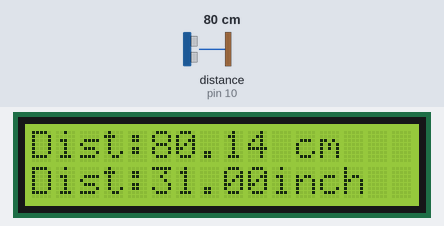
The sketch below on a simulated Arduino Uno, built with avr-gcc and run on an emulated ATmega328P. On the bench: 16×2 character LCD. Wiring (inferred from the names in the program): ultrasonic range finder: trigger pin 11; echo pin 10. Inputs (shaded band) come from the test bench; at power-on: distance to the obstacle (sensor on pin 10) 80 cm. The echo pulse lasts 58.3 µs per cm; what the sketch prints to the serial monitor is not drawn.

Above: at 0.65 s.
1.3 s: distance to the obstacle (sensor on pin 10) set to 2 cm
At 2.6 s:
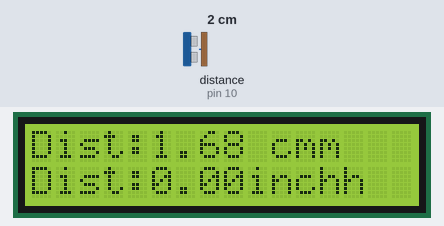
2.9 s: distance to the obstacle (sensor on pin 10) set to 18 cm
At 3.26 s:
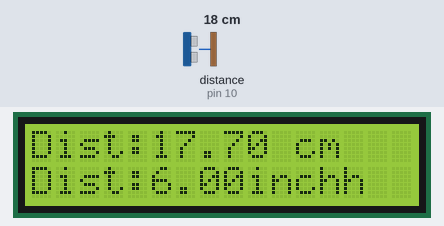
5.2 s: distance to the obstacle (sensor on pin 10) set to 120 cm
At 6.4 s:
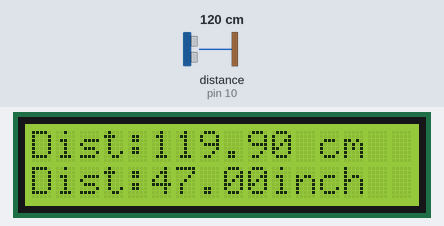
7.0 s: distance to the obstacle (sensor on pin 10) set to 4 cm
At 7.39 s:
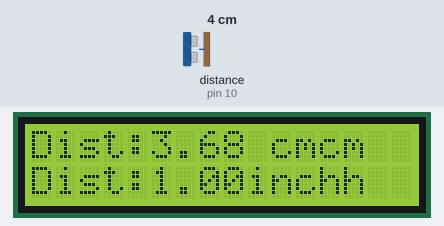
9.3 s: distance to the obstacle (sensor on pin 10) set to 35 cm
At 9.64 s:
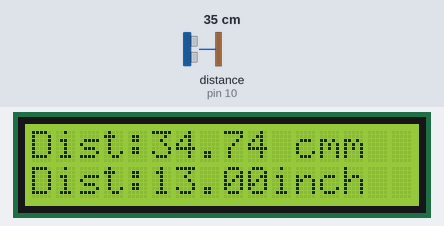
12.0 s: distance to the obstacle (sensor on pin 10) set to 9 cm
At 12.37 s:
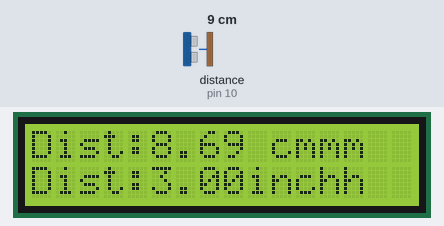
Timing chart, 0 to 15.0 s (numbered marks = the images above; inputs shaded):
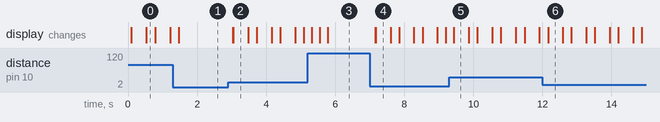

The sketch:

ultrasonic_sensor.ino
```cpp
#include <LiquidCrystal.h>

LiquidCrystal lcd(13, 12, 7, 6, 5, 4);

int trigPin = 11;
int echoPin = 10;
int duration;
float cm, inches;

void setup() {

  Serial.begin (9600);
  pinMode(trigPin, OUTPUT);
  pinMode(echoPin, INPUT);
  lcd.begin(16,2); // Initializes the interface to the LCD screen, and specifies the dimensions (width and height) of the display
}
void loop() {
  digitalWrite(trigPin, LOW);
  delayMicroseconds(5);
  digitalWrite(trigPin, HIGH);
  delayMicroseconds(10);
  digitalWrite(trigPin, LOW);
  pinMode(echoPin, INPUT);
  duration = pulseIn(echoPin, HIGH);

  cm = (duration/2) / 29.1;
  inches = (duration/2) / 74;

  Serial.print(inches,1);
  Serial.print("in, ");
  Serial.print(cm,1);
  Serial.print("cm");
  Serial.println();

  lcd.setCursor(0,0); // Sets the location at which subsequent text written to the LCD will be displayed
  lcd.print("Dist:"); // Prints string "Distance" on the LCD
  lcd.print(cm); // Prints the distance value from the sensor
  lcd.print(" cm");
  delay(10);
  lcd.setCursor(0,1);
  lcd.print("Dist:");
  lcd.print(inches);
  lcd.print("inch");
  delay(10);

  delay(200);
}
  
```

Measured:
- after the input at 1.3 s, the display: changes after 0.17 s (image 1)
- after the input at 2.9 s, the display: first changes after 0.13 s (image 2 shows a later state)
- after the input at 5.2 s, the display: changes after 0.12 s (image 3)
- after the input at 7.0 s, the display: first changes after 0.15 s (image 4 shows a later state)
- after the input at 9.3 s, the display: changes after 0.13 s (image 5)
- after the input at 12.0 s, the display: changes after 0.16 s (image 6)
- what the display in image 2 shows lasts 0.5 s, from 3.0 s to 3.5 s
